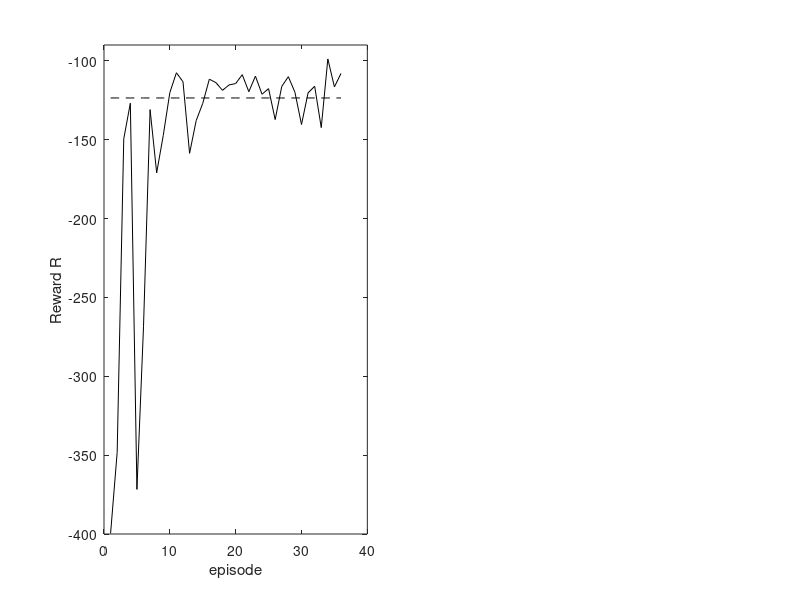

The MATLAB source for this figure: (Note: this script raises an error after producing the figure.)
clear,clc,close all

load('RL_schematic_tsk1.mat')
CumulativeReward_ref = zeros(1,360);
CumulativeReward_init = zeros(1,360);
CumulativeReward_trained = zeros(1,360);
for i = 1:360
    CumulativeReward_ref(i) = sum(StepReward_ref(1:i));
    CumulativeReward_init(i) = sum(StepReward_init(1:i));
    CumulativeReward_trained(i) = sum(StepReward_trained(1:i));
end

%c1 = [0.9290 0.6940 0.1250];
c1 = [1 0.5 1];

% for i = 1:70
%     if EpisodeReward(i) < -150
%         EpisodeReward(i) = -150 + (EpisodeReward(i)+150)/10;
%     end
% end
% 
% for i = 1:360
%     if CumulativeReward_init(i) < -125
%         CumulativeReward_init(i) = -125 + (CumulativeReward_init(i)+125)/11;
%     end
% end

figure()
set(gcf,'position',[100 100 1000 400])

subplot(1,2,1)
plot(EpisodeReward(1:36),'-k',LineWidth=2)
hold on
plot(sum(StepReward_ref)*ones(36,1),'--k',LineWidth=2)
xlabel('episode')
ylabel('Reward R')
ylim([-400,-90])
plot(34,EpisodeReward(34),Marker='o',Color='b',MarkerSize=10,LineWidth=1)
text(34,EpisodeReward(34)+5,'trained','FontSize',18,Color='b')
plot(1,EpisodeReward(1),Marker='o',Color=c1,MarkerSize=10,LineWidth=1)
text(2,EpisodeReward(1)+2,'untrained','FontSize',18,Color=c1)
legend('RL','constant SG',Location='southeast')
set(gca,'YTick',[-400,-375,-150,-125,-100])
% yticklabels([-400,-150,-125,-100])
set(gca,'FontSize',18,'box','off')
title('(b) Prevent CC, RL training',FontSize=24)
breakyaxis([-370 -155]);
%title('(b) $\Delta(P-E)$ in year 30','Interpreter','latex')

subplot(1,2,2)
plot(CumulativeReward_init,'Color',c1,LineWidth=2)
hold on
plot(CumulativeReward_trained,'-b',LineWidth=2)
hold on
plot(CumulativeReward_ref,'--k',LineWidth=2)
xlabel('month')
ylabel('Reward R')
xlim([0,360])
ylim([-400,0])
xticks(0:60:360)
legend('RL untrained','RL trained',...
    'constant SG',Location='southwest')
set(gca,'YTick',[-400,-375,-125:25:0])
% yticklabels([-400,-125:25:0])
set(gca,'FontSize',18,'box','off')
title('(c) Prevent CC, RL evaluation',FontSize=24)
breakyaxis([-370 -130]);

